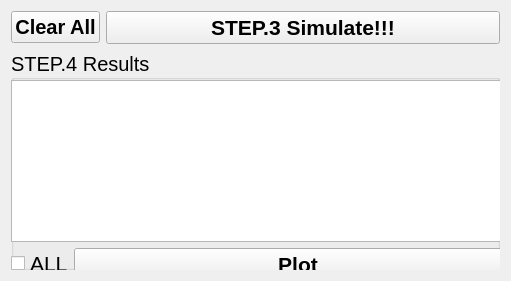
     <widget class="QWidget" name="verticalLayoutWidget_4">
      <property name="geometry">
       <rect>
        <x>540</x>
        <y>330</y>
        <width>511</width>
        <height>281</height>
       </rect>
      </property>
      <layout class="QVBoxLayout" name="Layout_step34_M" stretch="0,4">
       <item>
        <layout class="QFormLayout" name="FormLayout_step3_M">
         <item row="0" column="1">
          <widget class="QPushButton" name="PushButton_simulate_M">
           <property name="font">
            <font>
             <pointsize>16</pointsize>
             <weight>75</weight>
             <italic>false</italic>
             <bold>true</bold>
             <stylestrategy>PreferDefault</stylestrategy>
            </font>
           </property>
           <property name="cursor">
            <cursorShape>PointingHandCursor</cursorShape>
           </property>
           <property name="text">
            <string>STEP.3 Simulate!!!</string>
           </property>
           <property name="autoDefault">
            <bool>false</bool>
           </property>
           <property name="default">
            <bool>false</bool>
           </property>
           <property name="flat">
            <bool>false</bool>
           </property>
          </widget>
         </item>
         <item row="0" column="0">
          <widget class="QPushButton" name="PushButton_clearall_M">
           <property name="font">
            <font>
             <pointsize>15</pointsize>
             <weight>75</weight>
             <italic>false</italic>
             <bold>true</bold>
             <stylestrategy>PreferDefault</stylestrategy>
            </font>
           </property>
           <property name="cursor">
            <cursorShape>PointingHandCursor</cursorShape>
           </property>
           <property name="text">
            <string>Clear All</string>
           </property>
           <property name="autoDefault">
            <bool>false</bool>
           </property>
           <property name="default">
            <bool>false</bool>
           </property>
           <property name="flat">
            <bool>false</bool>
           </property>
          </widget>
         </item>
        </layout>
       </item>
       <item>
        <widget class="QGroupBox" name="GroupBox_step4_M">
         <property name="sizePolicy">
          <sizepolicy hsizetype="Preferred" vsizetype="Preferred">
           <horstretch>0</horstretch>
           <verstretch>0</verstretch>
          </sizepolicy>
         </property>
         <property name="font">
          <font>
           <pointsize>15</pointsize>
           <stylestrategy>PreferDefault</stylestrategy>
          </font>
         </property>
         <property name="autoFillBackground">
          <bool>true</bool>
         </property>
         <property name="title">
          <string>STEP.4 Results</string>
         </property>
         <property name="alignment">
          <set>Qt::AlignLeading|Qt::AlignLeft|Qt::AlignVCenter</set>
         </property>
         <widget class="QWidget" name="verticalLayoutWidget_6">
          <property name="geometry">
           <rect>
            <x>0</x>
            <y>30</y>
            <width>511</width>
            <height>201</height>
           </rect>
          </property>
          <layout class="QVBoxLayout" name="Layout_step4_M" stretch="0,0">
           <item>
            <widget class="QListView" name="ListView_results_M"/>
           </item>
           <item>
            <layout class="QFormLayout" name="FormLayout_results_M">
             <property name="horizontalSpacing">
              <number>0</number>
             </property>
             <property name="verticalSpacing">
              <number>0</number>
             </property>
             <item row="0" column="0">
              <widget class="QCheckBox" name="CheckBox_All_results_M">
               <property name="font">
                <font>
                 <pointsize>16</pointsize>
                 <stylestrategy>PreferDefault</stylestrategy>
                </font>
               </property>
               <property name="text">
                <string>ALL</string>
               </property>
              </widget>
             </item>
             <item row="0" column="1">
              <widget class="QPushButton" name="PushButton_plot_M">
               <property name="font">
                <font>
                 <pointsize>16</pointsize>
                 <weight>75</weight>
                 <bold>true</bold>
                 <stylestrategy>PreferDefault</stylestrategy>
                </font>
               </property>
               <property name="cursor">
                <cursorShape>PointingHandCursor</cursorShape>
               </property>
               <property name="text">
                <string>Plot</string>
               </property>
              </widget>
             </item>
            </layout>
           </item>
          </layout>
         </widget>
        </widget>
       </item>
      </layout>
     </widget>
